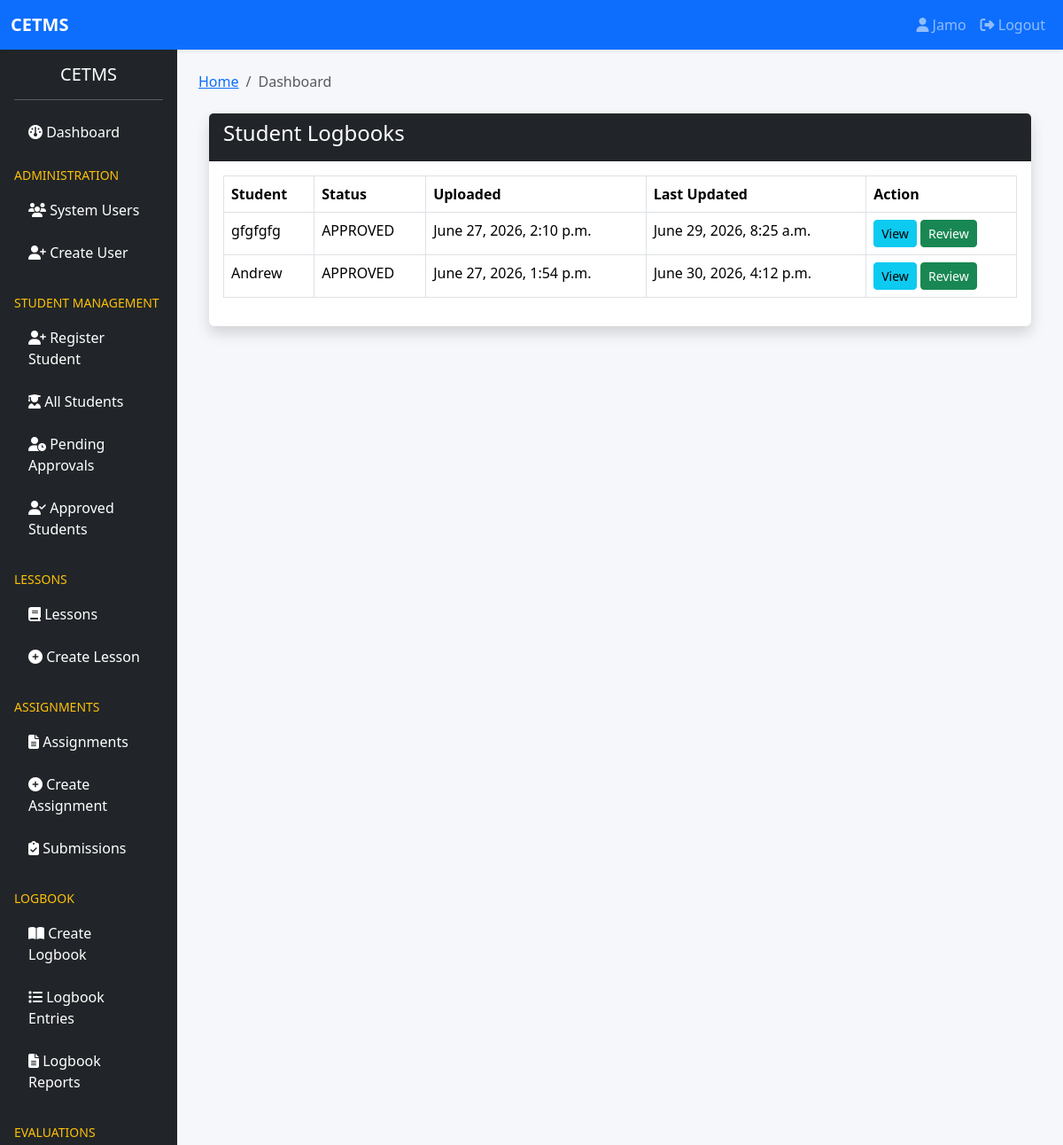
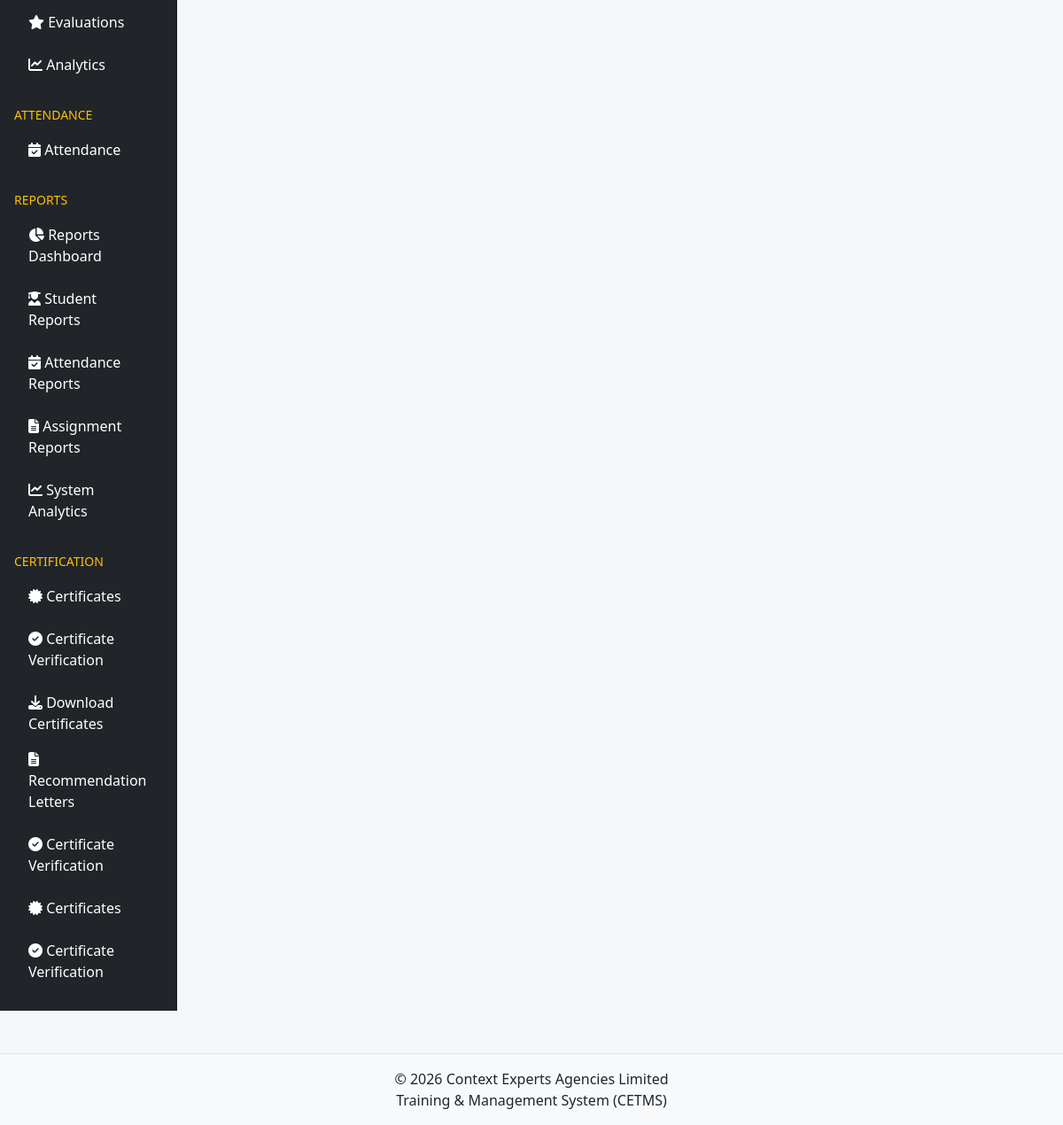
The page /logbook/report/ (signed in) on the database its author committed (2 pictures, top to bottom).
### accounts/models.py (models this page shows, shortened)
class User(AbstractUser):
    ROLE_CHOICES = (
        ('SUPER_ADMIN', 'Super Admin'),
        ('TRAINER', 'Trainer'),
        ('STUDENT', 'Student'),
        ('FINANCE', 'Finance Officer'),
    )
    role = models.CharField(
        max_length=20,
        choices=ROLE_CHOICES,
        default='STUDENT'
    )
    phone_number = models.CharField(
        max_length=20,
        blank=True,
        null=True
    )
    profile_picture = models.ImageField(
        upload_to='profiles/',
        blank=True,
        null=True
    )
    is_verified = models.BooleanField(
        default=False
    )
    last_seen = models.DateTimeField(
        blank=True,
        null=True
    )
    failed_login_attempts = models.PositiveIntegerField(
        default=0
    )
    is_locked = models.BooleanField(
        default=False
    )
    created_at = models.DateTimeField(
        auto_now_add=True
    )
    updated_at = models.DateTimeField(
        auto_now=True
    )
    class Meta:
        ordering = ['-date_joined']
        verbose_name = "User"
        verbose_name_plural = "Users"

### logbook/models.py (models this page shows, shortened)
class StudentLogbook(models.Model):
    STATUS_CHOICES = (
        ("PENDING", "Pending"),
        ("APPROVED", "Approved"),
        ("REJECTED", "Rejected"),
    )
    student = models.OneToOneField(
        settings.AUTH_USER_MODEL,
        on_delete=models.CASCADE,
        related_name="uploaded_logbook"
    )
    logbook_file = models.FileField(
        upload_to="logbooks/",
        validators=[
            FileExtensionValidator(
                allowed_extensions=["docx"]
            )
        ]
    )
    status = models.CharField(
        max_length=20,
        choices=STATUS_CHOICES,
        default="PENDING"
    )
    reviewed_by = models.ForeignKey(
        settings.AUTH_USER_MODEL,
        on_delete=models.SET_NULL,
        null=True,
        blank=True,
        related_name="reviewed_logbooks"
    )
    reviewed_at = models.DateTimeField(
        null=True,
        blank=True
    )
    remarks = models.TextField(
        blank=True,
        null=True
    )
    version = models.PositiveIntegerField(
        default=1
    )
    is_updated = models.BooleanField(
        default=False
    )
    uploaded_at = models.DateTimeField(
        auto_now_add=True
    )
    updated_at = models.DateTimeField(
        auto_now=True
    )
    class Meta:
        ordering = ["-uploaded_at"]
        verbose_name = "Student Logbook"
        verbose_name_plural = "Student Logbooks"

### logbook/views.py (the view)
@login_required
def logbook_report(request):
    if request.user.role not in [
        "SUPER_ADMIN",
        "TRAINER"
    ]:
        return redirect("dashboard:router")
    logbooks = StudentLogbook.objects.select_related(
        "student",
        "reviewed_by"
    )
    return render(
        request,
        "logbook_report.html",
        {
            "logbooks": logbooks,
        }
    )

### logbook/templates/logbook_report.html (shortened to what this page needs)
{% extends "base.html" %}
{% block content %}
<div class="container mt-4">
<div class="card shadow">
<div class="card-header bg-dark text-white">
<h4>
Student Logbooks
</h4>
</div>
<div class="card-body">
<table class="table table-bordered table-hover">
<thead>
<tr>
<th>Student</th>
<th>Status</th>
<th>Uploaded</th>
<th>Last Updated</th>
<th>Action</th>
</tr>
</thead>
<tbody>
{% for logbook in logbooks %}
<tr>
<td>
{{ logbook.student.get_full_name|default:logbook.student.username }}
</td>
<td>
{{ logbook.status }}
</td>
<td>
{{ logbook.uploaded_at }}
</td>
<td>
{{ logbook.updated_at }}
</td>
<td>
<a href="{% url 'logbook:view_logbook' logbook.id %}"
class="btn btn-info btn-sm">
View
</a>
<a href="{% url 'logbook:supervisor_review' logbook.id %}"
class="btn btn-success btn-sm">
Review
</a>
</td>
</tr>
{% empty %}
<tr>
<td colspan="5">
No uploaded logbooks.
</td>
</tr>
{% endfor %}
</tbody>
</table>
</div>
</div>
</div>
{% endblock %}

### templates/partials/navbar.html (shortened to what this page needs)
<nav class="navbar navbar-expand-lg navbar-dark bg-primary shadow-sm">
    <div class="container-fluid">
        <a class="navbar-brand fw-bold" href="#">
            CETMS
        </a>
        <div class="collapse navbar-collapse" id="navbarNav">
            <ul class="navbar-nav ms-auto">
                {% if user.is_authenticated %}
                    <li class="nav-item">
                        <a class="nav-link"
                           href="{% url 'accounts:profile' %}">
                            <i class="fa fa-user"></i>
                            {{ user.username }}
                        </a>
                    </li>
                    <li class="nav-item">
                        <a class="nav-link"
                           href="{% url 'accounts:logout' %}">
                            <i class="fa fa-sign-out-alt"></i>
                            Logout
                        </a>
                    </li>
                {% endif %}
            </ul>
        </div>
    </div>
</nav>

### static/css/style.css (style rules this page uses)
body { background:#f5f7fa; }
.card { border:none; }

### rows shown on the page
User: username "Jamo"
StudentLogbook: student.get_full_name "gfgfgfg", status "APPROVED", uploaded_at "June 27, 2026, 2:10 p.m.", updated_at "June 29, 2026, 8:25 a.m."
StudentLogbook: student.get_full_name "Andrew", status "APPROVED", uploaded_at "June 27, 2026, 1:54 p.m.", updated_at "June 30, 2026, 4:12 p.m."
